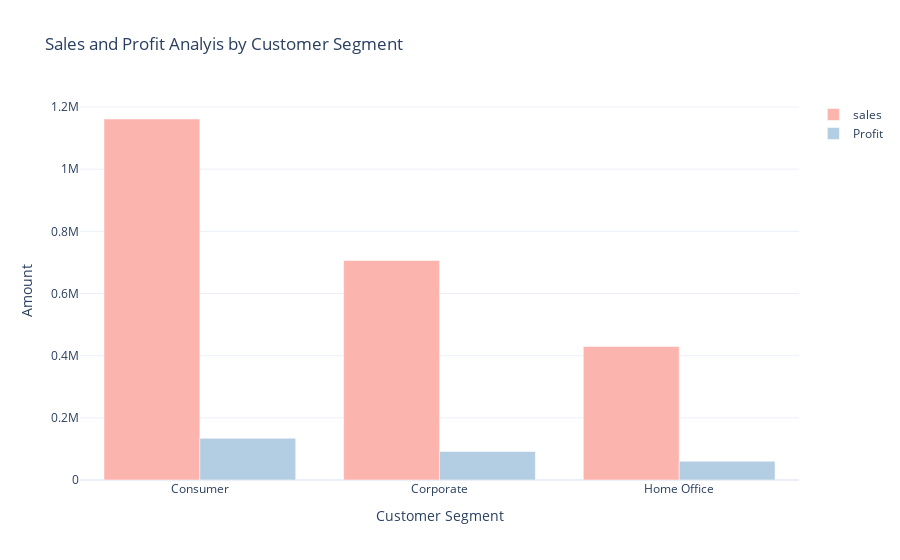

Source (notebook cell):
### Code cell
color_palatte = colors.qualitative.Pastel1

fig = go.Figure()

fig.add_trace(go.Bar(x=Sales_Profit_by_segment['Segment'],
                     y=Sales_Profit_by_segment['Sales'],
                     name='sales',
                     marker_color=color_palatte[0]))

fig.add_trace(go.Bar(x=Sales_Profit_by_segment['Segment'],
                     y=Sales_Profit_by_segment['Profit'],
                     name='Profit',
                     marker_color=color_palatte[1]))

fig.update_layout(title='Sales and Profit Analyis by Customer Segment',
                  xaxis_title='Customer Segment', yaxis_title='Amount')

fig.show()

### Figure 1 — Plotly figure (JSON) as saved in the notebook; plotly's stock layout.template omitted (floating-point values rounded to 4 significant figures)
{"data": [{"marker": {"color": "rgb(251,180,174)"}, "name": "sales", "type": "bar", "x": ["Consumer", "Corporate", "Home Office"], "y": [1161000.0, 706100.0, 429700.0]}, {"marker": {"color": "rgb(179,205,227)"}, "name": "Profit", "type": "bar", "x": ["Consumer", "Corporate", "Home Office"], "y": [134100.0, 91980.0, 60300.0]}], "layout": {"title": {"text": "Sales and Profit Analyis by Customer Segment"}, "xaxis": {"title": {"text": "Customer Segment"}}, "yaxis": {"title": {"text": "Amount"}}}}
